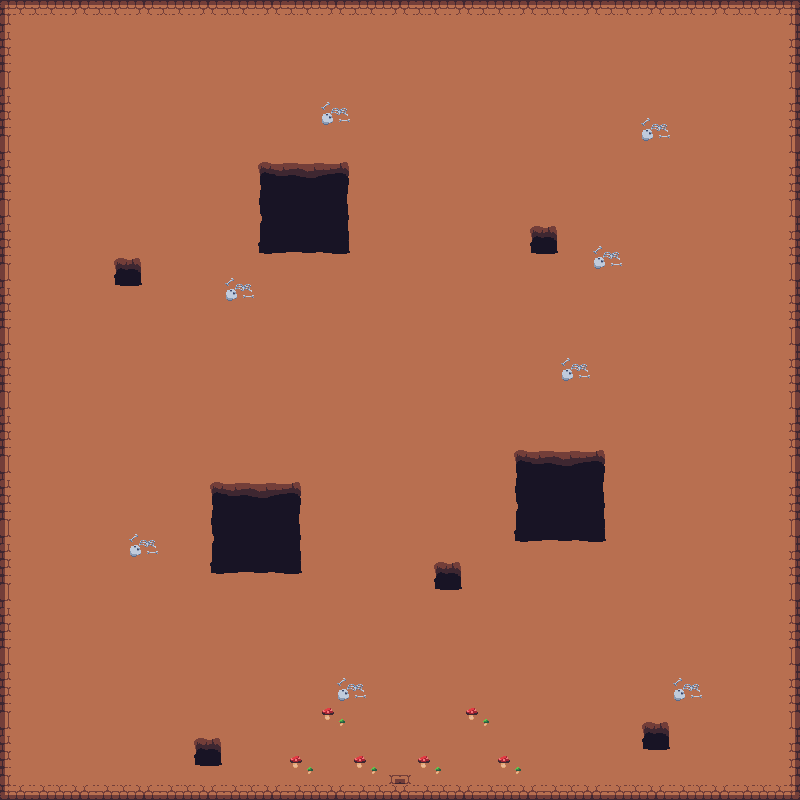

This game map was drawn from its Tiled (.tmx) file and the tilesets committed beside it. A one-line description and the trimmed map source follow:
An orthogonal 50x50 tile map with 16x16 px tiles, 7 tile layers (floor, walls, decorations, empty, ...) and 23 objects (12x collision, 9x spawn_zone, enter_fight_world_spawn, exit_fight_world).

<map version="1.10" tiledversion="1.11.2" orientation="orthogonal" renderorder="right-down" width="50" height="50" tilewidth="16" tileheight="16" infinite="0" nextlayerid="10" nextobjectid="40">
 <tileset firstgid="1" source="../donjons/tileset_dungeon.tsx" />
 <layer id="1" name="floor" width="50" height="50">
  <data>[2500 cells, 2500 non-empty, 1 distinct tile ids]</data>
 </layer>
 <layer id="2" name="walls" width="50" height="50">
  <data>[2500 cells, 196 non-empty, 20 distinct tile ids]</data>
 </layer>
 <layer id="4" name="decorations" width="50" height="50">
  <data>[2500 cells, 186 non-empty, 50 distinct tile ids]</data>
 </layer>
 <layer id="6" name="empty" width="50" height="50">
  <data>[2500 cells, 0 non-empty, 0 distinct tile ids]</data>
 </layer>
 <layer id="7" name="empty" width="50" height="50">
  <data>[2500 cells, 0 non-empty, 0 distinct tile ids]</data>
 </layer>
 <layer id="8" name="empty" width="50" height="50">
  <data>[2500 cells, 0 non-empty, 0 distinct tile ids]</data>
 </layer>
 <layer id="9" name="empty" width="50" height="50">
  <data>[2500 cells, 0 non-empty, 0 distinct tile ids]</data>
 </layer>
 <objectgroup id="3" name="Objects">
  <object id="1" type="collision" x="0" y="0" width="800" height="16" />
  <object id="2" type="collision" x="784" y="16" width="16" height="768" />
  <object id="4" type="collision" x="0" y="784" width="784" height="16" />
  <object id="5" type="collision" x="0" y="16" width="16" height="768" />
  <object id="7" name="enter_fight_world_spawn" x="397.93" y="395.779">
   <point />
  </object>
  <object id="10" name="exit_fight_world" x="384" y="768" width="32" height="32">
   <ellipse />
  </object>
  <object id="22" type="spawn_zone" x="32.2646" y="32.2646" width="716.273" height="41.9439" />
  <object id="23" type="spawn_zone" x="33.3401" y="74.2085" width="50.5478" height="663.575" />
  <object id="24" type="spawn_zone" x="695.839" y="78.5105" width="52.6988" height="642.065" />
  <object id="26" type="spawn_zone" x="125.832" y="129.058" width="78.5105" height="52.6988" />
  <object id="27" type="spawn_zone" x="468.912" y="120.454" width="81.7369" height="46.2459" />
  <object id="28" type="spawn_zone" x="146.266" y="585.064" width="134.436" height="74.2085" />
  <object id="29" type="spawn_zone" x="523.762" y="560.328" width="143.04" height="86.0389" />
  <object id="30" type="spawn_zone" x="621.631" y="298.985" width="46.2459" height="190.361" />
  <object id="31" type="spawn_zone" x="123.681" y="340.929" width="36.5665" height="140.889" />
  <object id="32" type="collision" x="432" y="560" width="32" height="32" />
  <object id="33" type="collision" x="208" y="480" width="96" height="96" />
  <object id="34" type="collision" x="112" y="256" width="32" height="32" />
  <object id="35" type="collision" x="256" y="160" width="96" height="96" />
  <object id="36" type="collision" x="192" y="736" width="32" height="32" />
  <object id="37" type="collision" x="640" y="720" width="32" height="32" />
  <object id="38" type="collision" x="512" y="448" width="96" height="96" />
  <object id="39" type="collision" x="528" y="224" width="32" height="32" />
 </objectgroup>
</map>
